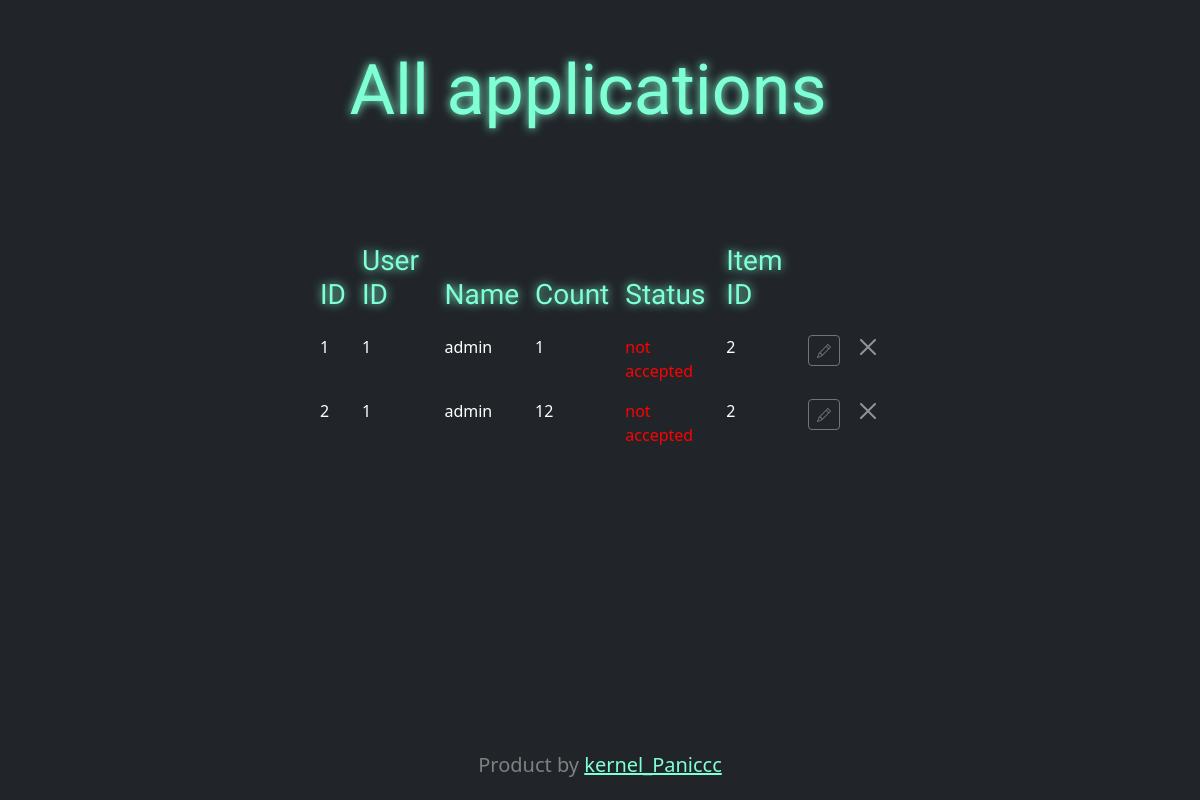
The page /admin/get_user_applet (signed in) on the database as committed earlier.
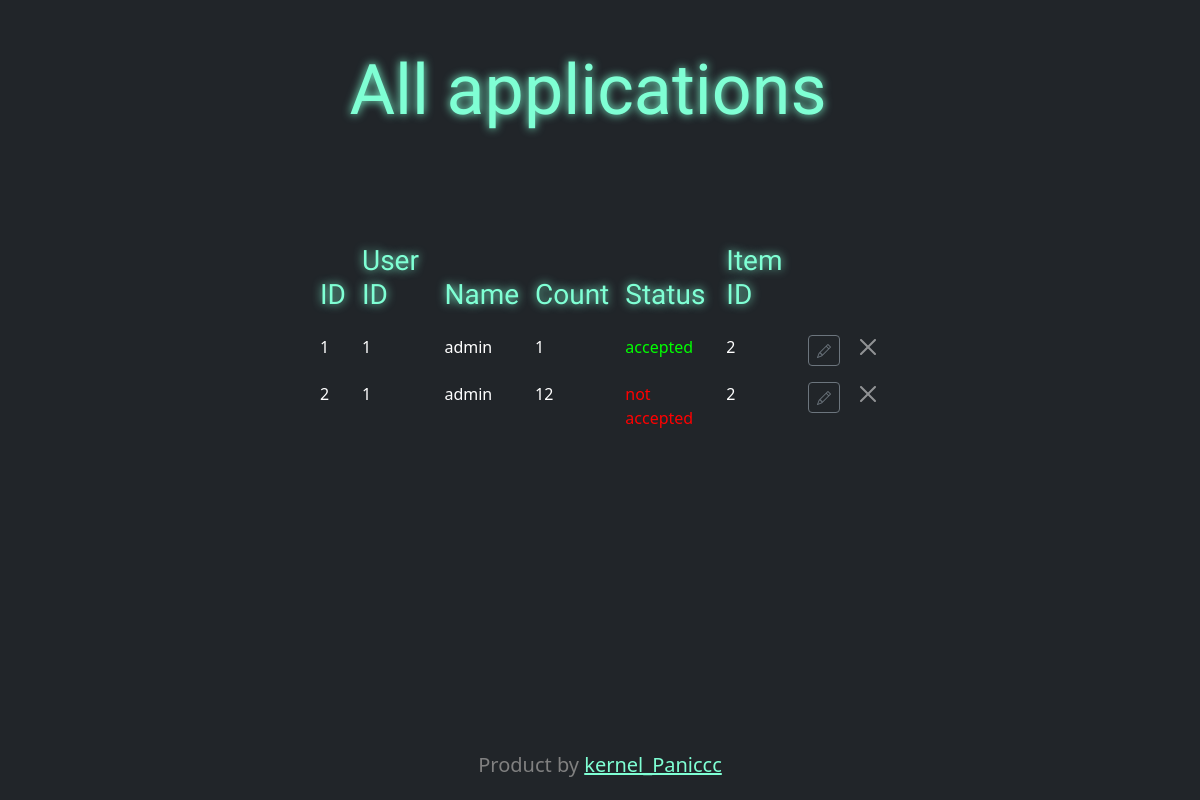
The same page on the database as committed later.
### src/models.py (models this page shows, shortened)
class Aplications(db.Model):
    id = db.Column(db.Integer, primary_key=True)
    user_id = db.Column(db.Integer, nullable=False)
    count = db.Column(db.Integer, nullable=False)
    name = db.Column(db.String(128), nullable=False)
    status = db.Column(db.String(50), nullable=False)
    item_id = db.Column(db.Integer, default=0)

### src/admin_routers.py (the view)
@app.route('/admin/get_user_applet', methods=['GET', 'POST'])
@login_required
@admin_required
def get_user_applet():
    applet = Aplications.query.all()
    return render_template('get_user_applet.html', applets=applet)

### src/models.py (called while the page is built)
def admin_required(f):
    @wraps(f)
    def decorated_function(*args, **kwargs):
        if not current_user.is_admin():
            flash("У вас нет доступа к этой странице.", category='error')
            return redirect('/')
        return f(*args, **kwargs)
    return decorated_function

@manager.user_loader
def load_user(user_id):
    return User.query.get(user_id)

    def is_admin(self):
        return self.role == 'admin'

### src/templates/get_user_applet.html (shortened to what this page needs)
{% extends 'base.html' %}
{% block content %}
<div class="container-fluid text-center">
      <div class="row align-items-start">
          <div class="row gy-4">
              <h1 style="font-size: 70px" class="main_text">
                  All applications
              </h1>
          </div>
      </div>
  </div>
        <div class="container-fluid mt-5">
    <div class="row justify-content-center">
    <div class="col-6">
    <br><br>
        <table class="table table-borderless">
          <thead>
            <tr>
                <th class="main_text" style="color: aquamarine" scope="col"><h3>ID</h3></th>
                <th class="main_text" style="color: aquamarine" scope="col"><h3>User ID</h3></th>
                <th class="main_text" style="color: aquamarine" scope="col"><h3>Name</h3></th>
                <th class="main_text" style="color: aquamarine" scope="col"><h3>Count</h3></th>
                <th class="main_text" style="color: aquamarine" scope="col"><h3>Status</h3></th>
                <th class="main_text" style="color: aquamarine" scope="col"><h3>Item ID</h3></th>
            </tr>
          </thead>
          <tbody>
            <tr>
                {% for app in applets %}
                    <td>{{ app.id }}</td>
                    <td>{{ app.user_id }}</td>
                    <td>{{ app.name }}</td>
                    <td>{{ app.count }}</td>
                    <td
                        {% if app.status == 'not accepted' %}style="color: red;"
                        {% elif app.status == 'accepted' %}style="color: lime;"
                        {% endif %}>
                        <a style="color: inherit; text-decoration: none;">
                            {{ app.status }}
                        </a>
                    </td>
                    <td>{{ app.item_id }}</td>
                <td>
                     <button  type="button" class="btn btn-outline-secondary btn-sm" data-toggle="modal" data-target="#editModal{{ app.id }}">
                        <i class="bi bi-pencil"></i>
                    </button>
                </td>
                <td>
                    <a  type="button" class="btn-close" aria-label="Close"
                        href="{{ url_for('delited_applet', applet_id=app.id) }}">
                    </a>
                    </td>
            </tr>
          {% endfor %}
          </tbody>
        </table>
    </div>
    </div>
    </div>
{% endblock %}

Rows that differ between the two databases and show on the page:
changed Aplications id 1: status "not accepted" → "accepted"
